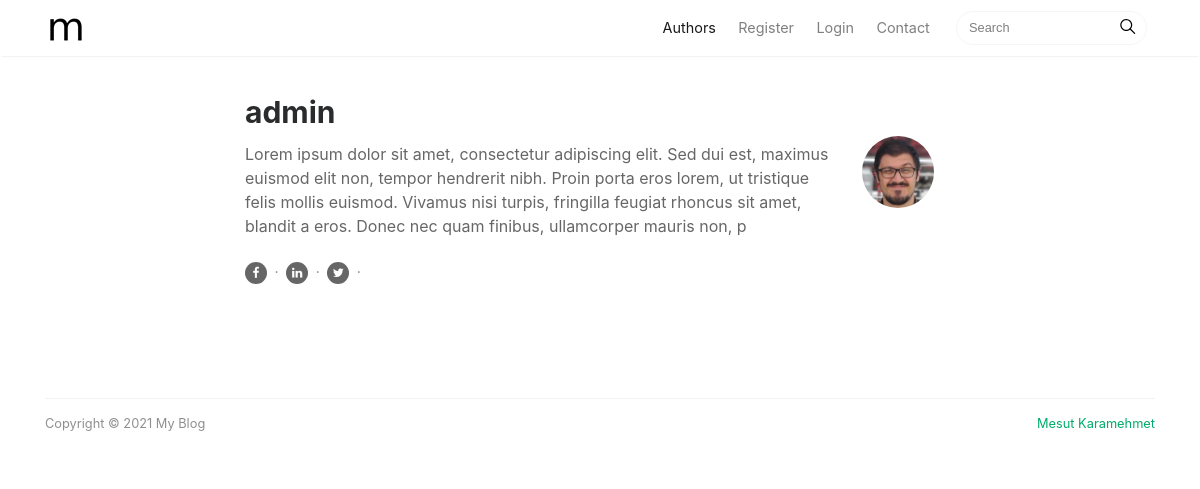
Page /members/1/profile/ on the earlier database version.
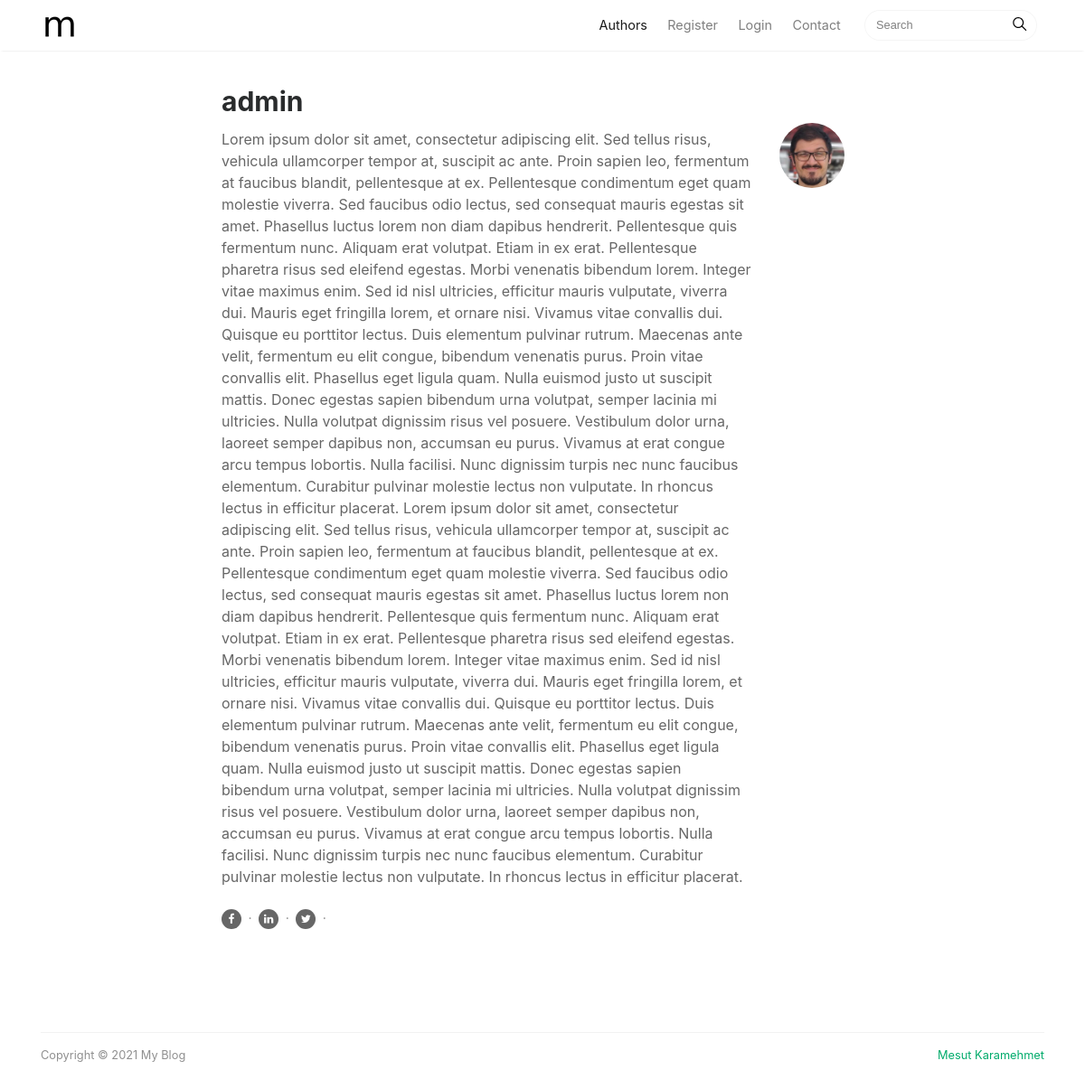
Same page on the later database version.
### theblog/models.py (models this page shows, shortened)
class Profile(models.Model):
	user = models.OneToOneField(User, null=True, on_delete=models.CASCADE)
	bio  = models.TextField()
	profil_pic = models.ImageField(null=True, blank=True, upload_to="images/")
	website_url = models.CharField(max_length=255 , blank=True, null=True)
	fb_url = models.CharField(max_length=255 , blank=True, null=True)
	def __str__(self):
		return str(self.user)

### members/views.py (the view)
# urls.py: path('<int:pk>/profile/', ShowProfilePageView.as_view(), name="show_profile_page"),
class ShowProfilePageView(DetailView):
	model = Profile
	template_name = 'registration/user_profile.html'
	def get_context_data(self, *args, **kwargs):
 		users = Profile.objects.all()
 		context = super(ShowProfilePageView, self).get_context_data(*args , **kwargs)
 		page_user = get_object_or_404(Profile, id=self.kwargs['pk'])
 		context["page_user"] = page_user
 		return context

### members/templates/registration/user_profile.html
{% extends 'base.html' %}
{% load static %}
{% block content %}
<div class="container">
	<div class="row">
		<div class="col-md-2"></div>
		<div class="col-md-8 col-md-offset-2">
			<div class="mainheading">
				<div class="row post-top-meta authorpage">
					<div class="col-md-10 col-xs-12">
						<h1>{{ page_user }}</h1>
						<span class="author-description">{{ page_user.bio | safe }}</span>
						<div class="sociallinks"><a  target="_blank" href="https://www.facebook.com/wowthemesnet/"><i class="fa fa-facebook"></i></a> <span class="dot"></span>
						<a  target="_blank" href="{{ user.profile.fb_url }}"><i class="fa fa-linkedin"></i></a> <span class="dot"></span>
						<a  target="_blank" href="{{ user.profile.fb_url }}"><i class="fa fa-twitter"></i></a> <span class="dot"></span>
					</div>
					</div>
					<div class="col-md-2 col-xs-12">
						{% if page_user.profil_pic.url %}
							<img class="author-thumb" src="{{ page_user.profil_pic.url }}" alt="Author">
						{% else %}
							<img src="{% static 'theblog/images/default-pic.png' %}"  class="rounded-circle">
						{% endif %}
					</div>
				</div>
			</div>
		</div>
	</div>
</div>
{% endblock %}

Differences in the rows shown:
changed Profile "admin": bio "…consectetur adipiscing elit. Sed dui est, maximus euismod elit non, tempor hendrerit nibh. Proin porta eros lorem, ut tristique felis mollis euismod. Vivamus nisi turpis, fringilla feugiat rhoncus sit amet, blandit a eros. Donec nec quam finibus, ullamcorper mauris non, p" → "…consectetur adipiscing elit. Sed tellus risus, vehicula ullamcorper tempor at, suscipit ac ante. Proin sapien leo, fermentum at faucibus blandit, pellentesque at ex. Pellentesque condimentum eget quam molestie viverra. Sed faucibus odio lectus, sed consequat mauris egestas sit amet. Phasellus luctus lorem non diam dapibus hendrerit. Pellentesque quis fermentum nunc. Aliquam erat volutpat. Etiam in ex erat. Pellentesque pharetra risus sed eleifend egestas. Morbi venenatis bibendum lorem. Integer vitae maximus enim. Sed id nisl ultricies, efficitur mauris vulputate, viverra dui. Mauris eget fringilla lorem, et ornare nisi. Vivamus vitae convallis dui. Quisque eu porttitor lectus. Duis…"
